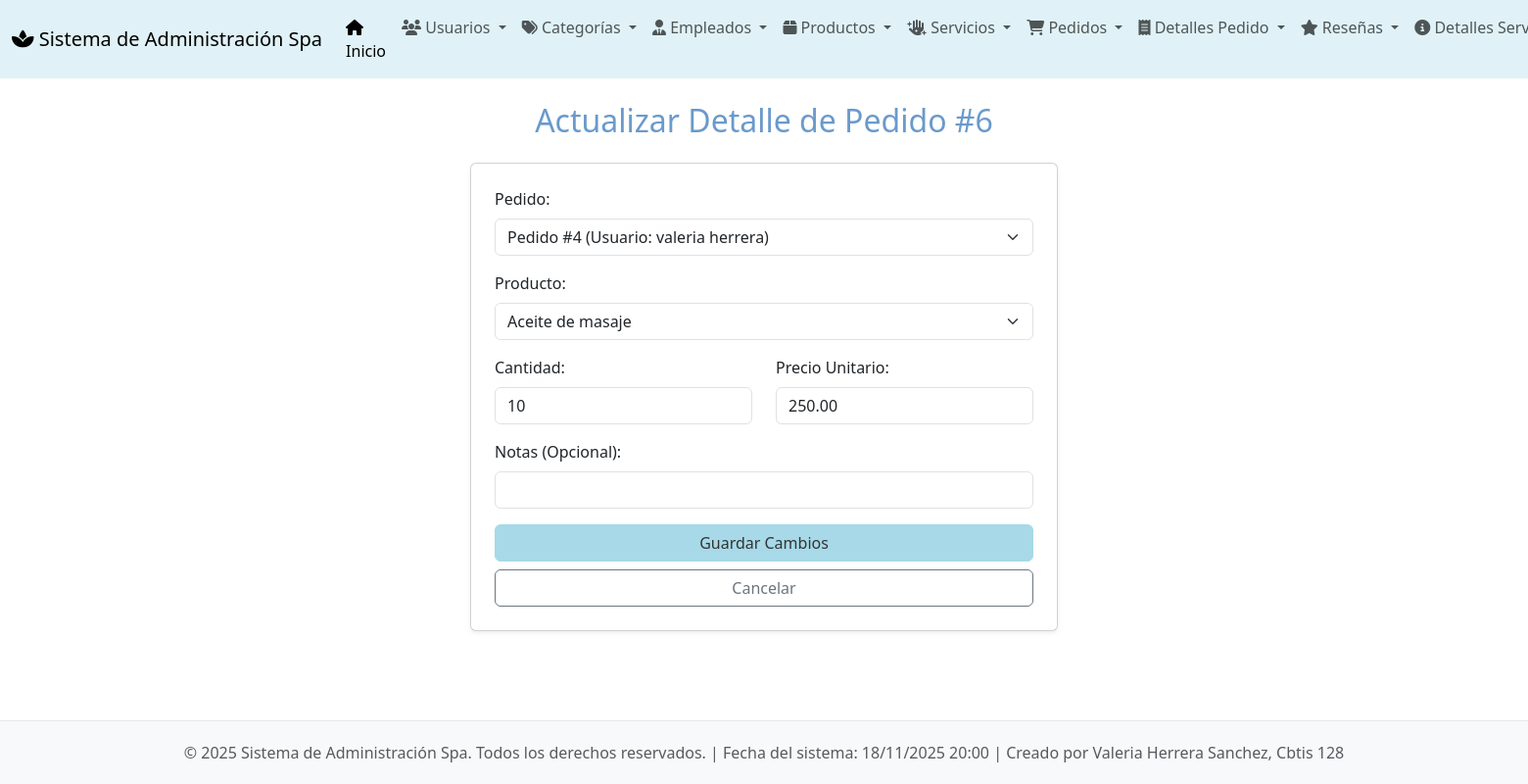
The page /detalles-pedido/actualizar/6/ on the database its author committed.
### app_Spa/models.py (models this page shows, shortened)
class Detalles_pedido(models.Model):
    id_detalle = models.AutoField(primary_key=True, unique=True)
    pedido = models.ForeignKey(
        Pedidos,
        on_delete=models.CASCADE,
        related_name="detalles"
    )
    producto = models.ForeignKey(
        Productos,
        on_delete=models.CASCADE,
        related_name="detalles"
    )
    cantidad = models.IntegerField()
    precio_unitario = models.DecimalField(max_digits=10, decimal_places=2)
    subtotal = models.DecimalField(max_digits=10, decimal_places=2)
    notas_item = models.CharField(max_length=200, blank=True, null=True)

class Productos(models.Model):
    id_producto = models.AutoField(primary_key=True, unique=True)
    nombre = models.CharField(max_length=25)
    descripcion = models.TextField()
    precio = models.DecimalField(max_digits=10, decimal_places=2)
    stock = models.IntegerField()
    categoria = models.ForeignKey(
        Categorias,
        on_delete=models.CASCADE,
        related_name="productos"
    )

### app_Spa/views.py (the view, shortened to what this page needs)
# urls.py: path('detalles-pedido/actualizar/<int:id_detalle>/', views.actualizar_detalle_pedido, name='actualizar_detalle_pedido'),
def actualizar_detalle_pedido(request, id_detalle):
    detalle = get_object_or_404(Detalles_pedido, pk=id_detalle)
    pedidos = Pedidos.objects.all()
    productos = Productos.objects.all()
    return render(request, 'detalles_pedido/actualizar_detalle_pedido.html', {'detalle': detalle, 'pedidos': pedidos, 'productos': productos})

### app_Spa/templates/detalles_pedido/actualizar_detalle_pedido.html (shortened to what this page needs)
{% extends 'base.html' %}
{% block content %}
<h2 class="mb-4 text-center" style="color: #6a9acb;">Actualizar Detalle de Pedido #{{ detalle.id_detalle }}</h2>
<div class="card p-4 shadow-sm mx-auto" style="max-width: 600px;">
    <form method="post">
        <div class="mb-3">
            <label for="pedido" class="form-label">Pedido:</label>
            <select class="form-select" id="pedido" name="pedido" required>
                {% for pedido in pedidos %}
                    <option value="{{ pedido.id_pedido }}" {% if pedido.id_pedido == detalle.pedido.id_pedido %}selected{% endif %}>
                        Pedido #{{ pedido.id_pedido }} (Usuario: {{ pedido.usuario.nombre }} {{ pedido.usuario.apellido }})
                    </option>
                {% endfor %}
            </select>
        </div>
        <div class="mb-3">
            <label for="producto" class="form-label">Producto:</label>
            <select class="form-select" id="producto" name="producto" required>
                {% for producto in productos %}
                    <option value="{{ producto.id_producto }}" {% if producto.id_producto == detalle.producto.id_producto %}selected{% endif %}>
                        {{ producto.nombre }}
                    </option>
                {% endfor %}
            </select>
        </div>
        <div class="row">
            <div class="col-md-6 mb-3">
                <label for="cantidad" class="form-label">Cantidad:</label>
                <input type="number" class="form-control" id="cantidad" name="cantidad" value="{{ detalle.cantidad }}" required>
            </div>
            <div class="col-md-6 mb-3">
                <label for="precio_unitario" class="form-label">Precio Unitario:</label>
                <input type="number" step="0.01" class="form-control" id="precio_unitario" name="precio_unitario" value="{{ detalle.precio_unitario }}" required>
            </div>
        </div>
        <div class="mb-3">
            <label for="notas_item" class="form-label">Notas (Opcional):</label>
            <input type="text" class="form-control" id="notas_item" name="notas_item" value="{{ detalle.notas_item|default_if_none:'' }}">
        </div>
        <div class="d-grid gap-2">
            <button type="submit" class="btn btn-primary">Guardar Cambios</button>
            <a href="{% url 'ver_detalles_pedido' %}" class="btn btn-outline-secondary">Cancelar</a>
        </div>
    </form>
</div>
{% endblock %}

### app_Spa/templates/base.html (style rules this page uses)
body { display: flex; flex-direction: column; min-height: 100vh; }
.btn-primary { background-color: #a7d9e8; border-color: #a7d9e8; color: #333; }

### rows shown on the page
Detalles_pedido: id_detalle "6", pedido "Pedido #4 (Usuario: valeria herrera)", producto "Aceite de masaje", cantidad "10", precio_unitario "250.00"
